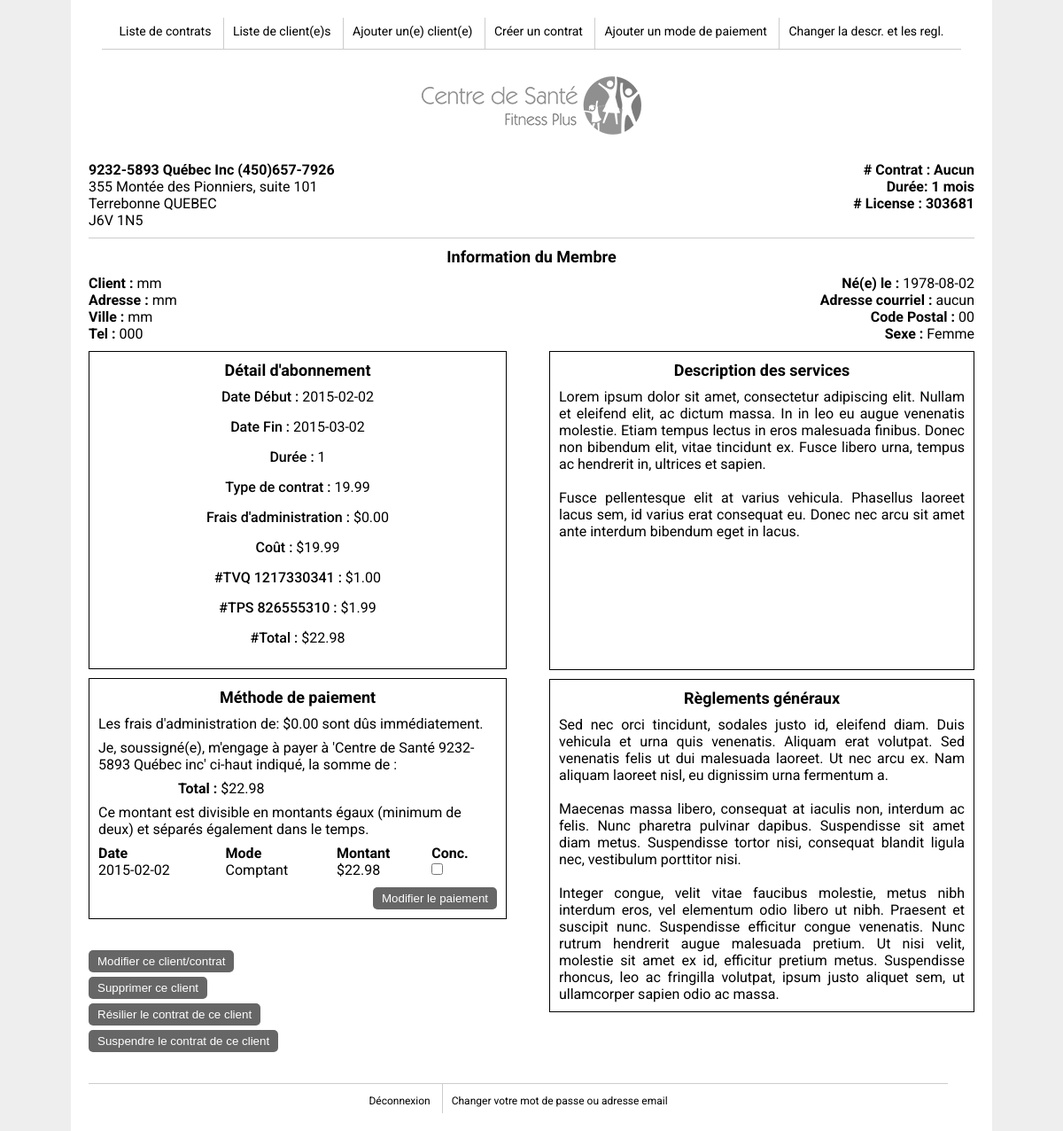
The app's page /facture.php?client_id=13 (signed in) with its own data.
### tables this page shows
CREATE TABLE IF NOT EXISTS `contrats` (
  `contrat_id` int(11) unsigned NOT NULL AUTO_INCREMENT,
  `client_id` int(11) NOT NULL,
  `numeroContrat` int(11) NOT NULL,
  `duree` int(11) NOT NULL,
  `dateDebut` date NOT NULL,
  `dateFin` date NOT NULL,
  `fraisAdministration` float NOT NULL,
  `cout` float NOT NULL,
  `TPS` float NOT NULL,
  `TVQ` float NOT NULL,
  `total` float NOT NULL,
  `numeroCarteCredit` varchar(255) DEFAULT NULL,
  `expirationCarteCredit` varchar(255) DEFAULT NULL,
  `numSecuriteCarteCredit` int(11) DEFAULT NULL,
  `typeContrat` varchar(255) NOT NULL,
  `dateResiliation` date DEFAULT NULL,
  `dateSuspension` date DEFAULT NULL,
  PRIMARY KEY (`contrat_id`)
);

CREATE TABLE IF NOT EXISTS `clients` (
  `client_id` int(11) unsigned NOT NULL AUTO_INCREMENT,
  `nomClient` varchar(255) NOT NULL,
  `adresse` varchar(255) NOT NULL,
  `ville` varchar(255) NOT NULL,
  `telephone` varchar(255) NOT NULL,
  `dateNaissance` date NOT NULL,
  `tag` varchar(255) NOT NULL,
  `codePostal` varchar(10) NOT NULL,
  `sexe` varchar(255) NOT NULL,
  PRIMARY KEY (`client_id`)
);

CREATE TABLE IF NOT EXISTS `infos` (
  `info_id` int(11) unsigned NOT NULL AUTO_INCREMENT,
  `descriptionServices` text NOT NULL,
  `reglements` text NOT NULL,
  PRIMARY KEY (`info_id`)
);

CREATE TABLE IF NOT EXISTS `paiements` (
  `paiement_id` int(11) unsigned NOT NULL AUTO_INCREMENT,
  `montant` float NOT NULL,
  `datePaiement` date NOT NULL,
  `modePaiement_id` int(11) DEFAULT NULL,
  `conc` tinyint(1) NOT NULL DEFAULT '0',
  `contrat_id` int(11) NOT NULL,
  PRIMARY KEY (`paiement_id`)
);

### facture.php (the view, shortened to what this page needs)
<?php
	include_once('_scripts/config.php');
	$client_id=$_GET['client_id'];
	$SQL="SELECT *
		FROM clients
		JOIN contrats
		ON contrats.client_id=clients.client_id
		WHERE clients.client_id='$client_id'";
	$req=mysqli_query($link,$SQL);
	$enr=mysqli_fetch_assoc($req);
?>
<!doctype html>
<html>
<head>
<?php
	include_once('_includes/linksEtScripts.inc.php');
?>
<link rel="stylesheet" type="text/css" href="_css/print.css" media="print" />
</head>
<body>
<div class="container">
	<?php
        include_once('_includes/header.inc.php');
    ?>
    <div class="content">
   	 	<?php
		$affichage='';
        ?>
    	<h1><img src="SmallLogoBW.png" width="248" height="75" alt="Logo"></h1>
        <ul class="floatLeft">
        	<li><b>9232-5893 Québec Inc  (450)657-7926</b></li>
            <li>355 Montée des Pionniers, suite 101</li>
            <li>Terrebonne QUEBEC</li>
            <li>J6V 1N5</li>
       </ul>
       <ul class="floatRight">
            <li><b># Contrat : <?php if ($enr['numeroContrat']) {
				echo $enr['numeroContrat'];
			}else {
				echo 'Aucun';
			}?></b></li>
            <li><b>Durée:     <?php echo $enr['duree'] ?> mois</b></li>
            <li><b># License :   303681</b></li>
        </ul>
		<div class="infosMembre">
			<h3>Information du Membre</h3>
			<ul class="floatLeft">
				<li><b>Client : </b><?php echo $enr['nomClient'] ?></li>
				<li><b>Adresse : </b><?php echo $enr['adresse'] ?></li>
				<li><b>Ville : </b><?php echo $enr['ville'] ?></li>
				<li><b>Tel : </b><?php echo $enr['telephone'] ?></li>
			</ul>
			 <ul class="floatRight">
				<li><b>Né(e) le : </b><?php echo $enr['dateNaissance'] ?></li>
				<li><b>Adresse courriel : </b><?php if ($enr['tag']) {
					echo $enr['tag'];
				} else {
					echo 'Aucune';
				}?></li>
				<li><b>Code Postal : </b><?php echo $enr['codePostal'] ?></li>
				<li><b>Sexe : </b><?php echo $enr['sexe'] ?></li>
			</ul>
			<div class="blocsInfos">
				<div class="detailAbonnement">
					<h3>Détail d'abonnement</h3>
					<ul>
						<li><b>Date Début : </b><?php echo $enr['dateDebut'] ?></li>
						<li><b>Date Fin : </b><?php echo $enr['dateFin'] ?></li>
						<li><b>Durée : </b><?php echo $enr['duree'] ?></li>
						<li><b>Type de contrat : </b><?php
							echo $enr['typeContrat'] ;
							?></li>
						<li><b>Frais d'administration : </b><?php echo '$'.number_format ($enr['fraisAdministration'],2) ?></li>
						<li><b>Coût : </b><?php echo '$'.number_format ($enr['cout'],2) ?></li>
						<li><b>#TVQ 1217330341 : </b><?php echo '$'.number_format ($enr['TPS'],2) ?></li>
						<li><b>#TPS 826555310 : </b><?php echo '$'.number_format ($enr['TVQ'],2) ?></li>
						<li><b>#Total : </b><?php echo '$'.number_format ($enr['total'],2) ?></li>
					</ul>
				</div>
				<?php
				$SQL="SELECT *
					FROM infos";
				$req=mysqli_query($link, $SQL);
				$enrInfos=mysqli_fetch_assoc($req);
				$description=$enrInfos['descriptionServices'];
				$reglements=$enrInfos['reglements'];
				?>
				<div class="description<?php if (isset($enr['numeroCarteCredit']) && $enr['numeroCarteCredit'] != '') { ?> avecCarteCredit<?php } ?>">
					<h3>Description des services</h3>
					<?php echo '<p>'.$description.'</p>' ?>
				</div>
				<div class="methodePaiement">
					<h3>Méthode de paiement</h3>
					<p>Les frais d'administration de: <?php echo '$'.number_format ($enr['fraisAdministration'],2) ?> sont dûs immédiatement.</p>
					<p>Je, soussigné(e), m'engage à payer à 'Centre de Santé 9232-5893 Québec inc' ci-haut indiqué, la somme de :</p>
					<p class="marginLeft"><b>Total : </b><?php echo '$'.number_format ($enr['total'],2) ?></p>
					<p>Ce montant est divisible en montants égaux (minimum de deux) et séparés également dans le temps.</p>
					<form action="#" method="post">
						<table>
							<tbody>
								<tr>
									<th>Date</th>
									<th>Mode</th>
									<th>Montant</th>
									<th>Conc.</th>
								</tr>
								<?php
									$contrat_id=$enr['contrat_id'];
									$SQL="SELECT *
										FROM paiements
										WHERE contrat_id='$contrat_id'";
									$reqPaiements=mysqli_query($link, $SQL);
									$SQL="SELECT modePaiement_id, modePaiement
										FROM modesPaiements";
									$reqModes=mysqli_query($link, $SQL);
									if(mysqli_num_rows($reqModes)>0){
										$modes=array();
										while($enrModes=mysqli_fetch_assoc($reqModes)){
											$modes[$enrModes['modePaiement_id']]=$enrModes['modePaiement'];
										}
									}
									if(mysqli_num_rows($reqPaiements)==0){
										echo '<p>Il n\'y a pas de paiements reliés à ce contrat</p>';
									}else{
										$affichage='';
										while($enrPaiements=mysqli_fetch_assoc($reqPaiements)){
											$affichage.='<tr>';
											$affichage.='<td>'.$enrPaiements['datePaiement'].'</td>
												<td>';
											   if($enrPaiements['modePaiement_id']==NULL){
													if(isset($modes) && count($modes)>0){
														$affichage.='<select name="'.$enrPaiements['paiement_id'].'"><option></option>';
														foreach($modes as $mode_id => $mode){
															$affichage.='<option value="'.$mode_id.'">'.$mode.'</option>';
														}
														$affichage.='</select>';
													}
												}else{
													$index=$enrPaiements['modePaiement_id'];
													$affichage.=$modes[$index];
												}
												$affichage.='</td>
												<td>$'.number_format( $enrPaiements['montant'], 2).'</td>
												<td>';
												if($enrPaiements['conc']==true){
													$affichage.='Oui';
												}else{
													$affichage.='<input type="checkbox" name="check-'.$enrPaiements['paiement_id'].'">';
												}
												$affichage.='</td>';
												$affichage.='</tr>';
										}
										echo $affichage;
									}
								?>
							</tbody>
						</table>
						<div class="conteneurBoutonPaiement"><input class="btn modifierPaiement" type="submit" value="Modifier le paiement"></div>
					</form>
				</div>
				<div class="reglements">
					<h3>Règlements généraux</h3>
					<?php echo '<p>'.$reglements.'</p>' ?>
				</div>
				<div class="actionsClient">
					<form action="modifierClient.php?client_id=<?php echo $client_id ?>" method="post">
						<input class="btn" type="submit" value="Modifier ce client/contrat">
					</form>
					<form action="#" method="post">
						<input class="btn" type="submit" value="Supprimer ce client">
					</form>
					<form action="#" method="post">
						<input class="btn" type="submit" value="Résilier le contrat de ce client">
					</form>
					<?php
						if($enr['typeContrat']=='SUSPENDU'){
							$affichage='<form action="#" method="post">
								<input class="btn" type="submit" value="Dé-Suspendre le contrat de ce client">
								<input type="hidden" name="desuspension">
								</form>';
						}else{
							$affichage='<form action="#" method="post">
								<input class="btn" type="submit" value="Suspendre le contrat de ce client">
								<input type="hidden" name="suspension">
								</form>';
						}
						echo $affichage;
					?>
				</div>
			</div>
		</div>
    </div>
	<?php
		include('_includes/footer.inc.php');
	?>
</div>
</body>
</html>

### _css/style.css (style rules this page uses)
body { font-family: 'Roboto', Arial, sans-serif; background-color: #eee; }
.btn { color: #fff; padding: 5px 10px; background: #666; border: none; border-radius: 5px; cursor: pointer; }
.actionsClient { margin-top: 35px; float: left; clear: left; }
.actionsClient form + form { margin-top: 5px; }
.container { width:90%; max-width:1040px; margin:0 auto; background:#fff; overflow:hidden; padding: 20px; box-sizing: border-box; }
.content { margin-top:25px; }
.content h1 { font-weight:bold; font-size:1.5em; margin-bottom:20px; text-align:center; }
.content p { text-align:center; }
.floatRight { text-align:right; }
.floatLeft { float:left; }
.detailAbonnement { clear:left; border:1px solid #000; width:45%; text-align:center; margin-bottom:10px; padding: 10px; float:left; }
.detailAbonnement li { margin-bottom:15px; }
.detailAbonnement li b { font-weight: 500; }
.methodePaiement { width:45%; border:1px solid #000; padding: 10px; float:left; clear:left; }
.methodePaiement p { text-align:left; margin-bottom:8px; }
.methodePaiement table { width:100%; }
.methodePaiement table th { font-weight:bold; }
.content h3 { font-weight:bold; margin-bottom:10px; }
.content div h3 { font-size: 18px; text-align:center; }
.marginLeft { margin-left:90px; }
.conteneurBoutonPaiement { text-align:right; margin-top:10px; }
.description, .reglements { width:48%; float:right; border:1px solid #000; padding: 10px; margin-bottom:10px; -moz-box-sizing: border-box; -webkit-box-sizing: border-box; box-sizing: border-box; }
.description { min-height: 360px; }
.description p, .reglements p { text-align: justify; }
.infosMembre { width: 100%; float: left; border-top: 1px solid #ccc; padding-top: 10px; margin-top:10px; }
.blocsInfos { width: 100%; float: left; margin-top: 10px; }

### _css/print.css (style rules this page uses)
body { font-size:0.8em; }
input { display:none !important; }
.detailAbonnement { margin-bottom:4px; }
.detailAbonnement li { margin-bottom:5px; }
h1 { margin-bottom:-5px !important; margin-top:-28px !important; font-size:1.4em; }
h3 { margin-bottom:2px !important; }
.description { margin-bottom:2.5px; min-height: 226px !important; }
.description p, .reglements p { font-size:0.75em; line-height:11px; }
.reglements { margin-bottom:0; }

### records on screen
contrats: duree "1", client.nomClient "mm", client.adresse "mm", client.ville "mm", client.telephone "000", client.dateNaissance "1978-08-02", client.tag "aucun", client.codePostal "00", client.sexe "Femme", dateDebut "2015-02-02", dateFin "2015-03-02", typeContrat "19.99", fraisAdministration "0.00", cout "19.99", TPS "1.00", TVQ "1.99", total "22.98"
infos: descriptionServices "Lorem ipsum dolor sit amet, consectetur adipiscing elit. Nullam et eleifend elit, ac dictum massa. In in leo eu augue venenatis molestie. Etiam tempus lectus in eros malesuada finibus. Donec non bibendum elit, vitae tincidunt ex. Fusce libero urna, tempus ac hendrerit in, ultrices et sapien. Fusce pellentesque elit at varius vehicula. Phasellus laoreet lacus sem, id varius erat consequat eu. Donec nec arcu sit amet ante interdum bibendum eget in lacus.", reglements "Sed nec orci tincidunt, sodales justo id, eleifend diam. Duis vehicula et urna quis venenatis. Aliquam erat volutpat. Sed venenatis felis ut dui malesuada laoreet. Ut nec arcu ex. Nam aliquam laoreet nisl, eu dignissim urna fermentum a. Maecenas massa libero, consequat at iaculis non, interdum ac felis. Nunc pharetra pulvinar dapibus. Suspendisse sit amet diam metus. Suspendisse tortor nisi, consequat blandit ligula nec, vestibulum porttitor nisi. Integer congue, velit vitae faucibus molestie, metus nibh interdum eros, vel elementum odio libero ut nibh. Praesent et suscipit nunc. Suspendisse efficitur congue venenatis. Nunc rutrum hendrerit augue malesuada pretium. Ut nisi velit, molestie…"
paiements: datePaiement "2015-02-02", modePaiement "Comptant", montant "22.98"
